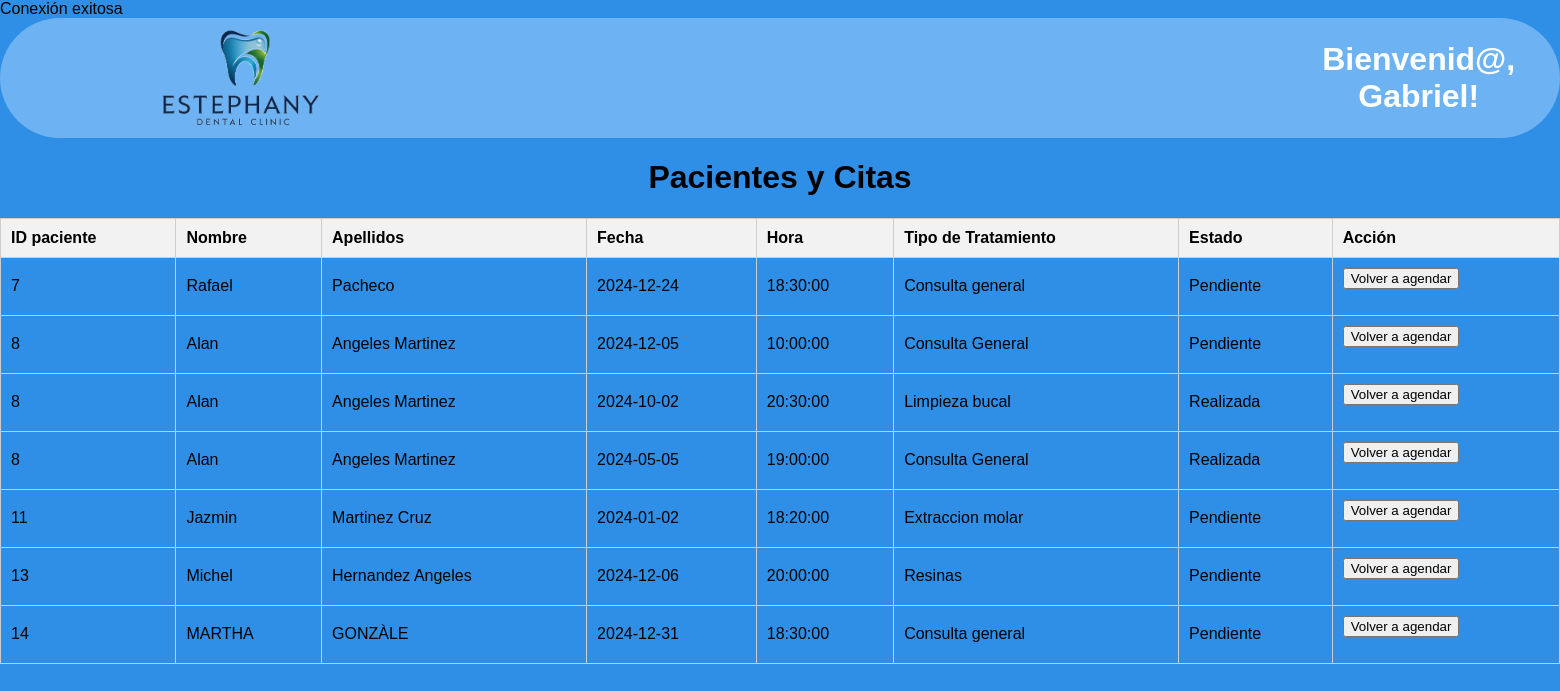
Page /reagendar_cita_doctor.php (signed in) on the committed database.
### tables this page shows
CREATE TABLE `citas` (
  `id_cita` int(11) NOT NULL,
  `id_paciente` int(11) DEFAULT NULL,
  `fecha` date NOT NULL,
  `hora` time NOT NULL,
  `tipo_tratamiento` varchar(255) NOT NULL,
  `estado` enum('Pendiente','Realizada') DEFAULT 'Pendiente'
);

CREATE TABLE `pacientes` (
  `id_paciente` int(11) NOT NULL,
  `nombre` varchar(250) NOT NULL,
  `apellidos` varchar(250) NOT NULL,
  `correo` varchar(250) NOT NULL,
  `contraseña` varchar(250) NOT NULL,
  `telefono` varchar(10) NOT NULL,
  `fecha_nacimiento` date NOT NULL,
  `sexo` varchar(10) NOT NULL,
  `contacto_emergencia` varchar(10) NOT NULL
);

### reagendar_cita_doctor.php (the view, shortened to what this page needs)
<?php
include 'db_connect.php';
$sql = "
    SELECT
        p.id_paciente,
        p.nombre,
        p.apellidos,
        c.fecha,
        c.hora,
        c.tipo_tratamiento,
        c.estado
    FROM
        pacientes p
    LEFT JOIN
        citas c ON p.id_paciente = c.id_paciente
";
$result = $conn->query($sql);
if ($result->num_rows > 0) {
    $citas = [];
    while ($cita = $result->fetch_assoc()) {
        $citas[] = $cita;
    }
} else {
    $citas = [];
}
?>
<!DOCTYPE html>
<html lang="en">
<head>
</head>
<body>
<header>
    <div class="header-container">
        <img class="logo" src="img/logoDental.png" alt="logo clinica">
        <h1>Bienvenid@, <?php echo htmlspecialchars($_SESSION['nombre']); ?>!</h1>
        <div class="nav-links">
        </div>
    </div>
    </header>
    <main>
    <h1>Pacientes y Citas</h1>
    <table border="1">
        <tr>
            <th>ID paciente</th>
            <th>Nombre</th>
            <th>Apellidos</th>
            <th>Fecha</th>
            <th>Hora</th>
            <th>Tipo de Tratamiento</th>
            <th>Estado</th>
            <th>Acción</th>
        </tr>
        <?php foreach ($citas as $cita): ?>
                <tr>
                    <td><?php echo htmlspecialchars($cita['id_paciente']); ?></td>
                    <td><?php echo htmlspecialchars($cita['nombre']); ?></td>
                    <td><?php echo htmlspecialchars($cita['apellidos']); ?></td>
                    <td><?php echo $cita['fecha'] ? htmlspecialchars($cita['fecha']) : 'Sin citas'; ?></td>
                    <td><?php echo $cita['hora'] ? htmlspecialchars($cita['hora']) : ''; ?></td>
                    <td><?php echo $cita['tipo_tratamiento'] ? htmlspecialchars($cita['tipo_tratamiento']) : ''; ?></td>
                    <td><?php echo $cita['estado'] ? htmlspecialchars($cita['estado']) : ''; ?></td>
                    <td>
                    <form action="reagendar.php" method="POST">
                    <button type="submit">Volver a agendar</button>
                </form>
                    </td>
                </tr>
            <?php endforeach; ?>
    </table>
</body>
</html>

### reagendar_cita_doctor.php (style rules this page uses)
h1 { text-align: center; }
table { width: 100%; border-collapse: collapse; margin-top: 20px; }
th, td { border: 1px solid #ccc; padding: 10px; text-align: left; }
th { background-color: #f2f2f2; }
.header-container { background-color: rgba(109, 179, 243, 1); color: white; padding: 10px; display: flex; align-items: center; text-align: center; border-radius: 64px; }
.header-container h1 { margin: 0; }
.logo { width: 200px; height: 100px; margin-left: 150px; margin-right: 1000px; }
body { font-family: Arial, sans-serif; background-color: rgba(47, 142, 229, 1); margin: 0; padding: 0; }

### rows in the picture
citas: id_paciente.id_paciente "7", id_paciente.nombre "Rafael", id_paciente.apellidos "Pacheco", fecha "2024-12-24", hora "18:30:00", tipo_tratamiento "Consulta general", estado "Pendiente"
citas: id_paciente.id_paciente "8", id_paciente.nombre "Alan", id_paciente.apellidos "Angeles Martinez", fecha "2024-12-05", hora "10:00:00", tipo_tratamiento "Consulta General", estado "Pendiente"
citas: id_paciente.id_paciente "8", id_paciente.nombre "Alan", id_paciente.apellidos "Angeles Martinez", fecha "2024-10-02", hora "20:30:00", tipo_tratamiento "Limpieza bucal", estado "Realizada"
citas: id_paciente.id_paciente "8", id_paciente.nombre "Alan", id_paciente.apellidos "Angeles Martinez", fecha "2024-05-05", hora "19:00:00", tipo_tratamiento "Consulta General", estado "Realizada"
citas: id_paciente.id_paciente "11", id_paciente.nombre "Jazmin", id_paciente.apellidos "Martinez Cruz", fecha "2024-01-02", hora "18:20:00", tipo_tratamiento "Extraccion molar", estado "Pendiente"
citas: id_paciente.id_paciente "13", id_paciente.nombre "Michel", id_paciente.apellidos "Hernandez Angeles", fecha "2024-12-06", hora "20:00:00", tipo_tratamiento "Resinas", estado "Pendiente"
citas: id_paciente.id_paciente "14", id_paciente.nombre "MARTHA", id_paciente.apellidos "GONZÀLE", fecha "2024-12-31", hora "18:30:00", tipo_tratamiento "Consulta general", estado "Pendiente"

### other values in the picture
$_SESSION['nombre'] "Gabriel"
